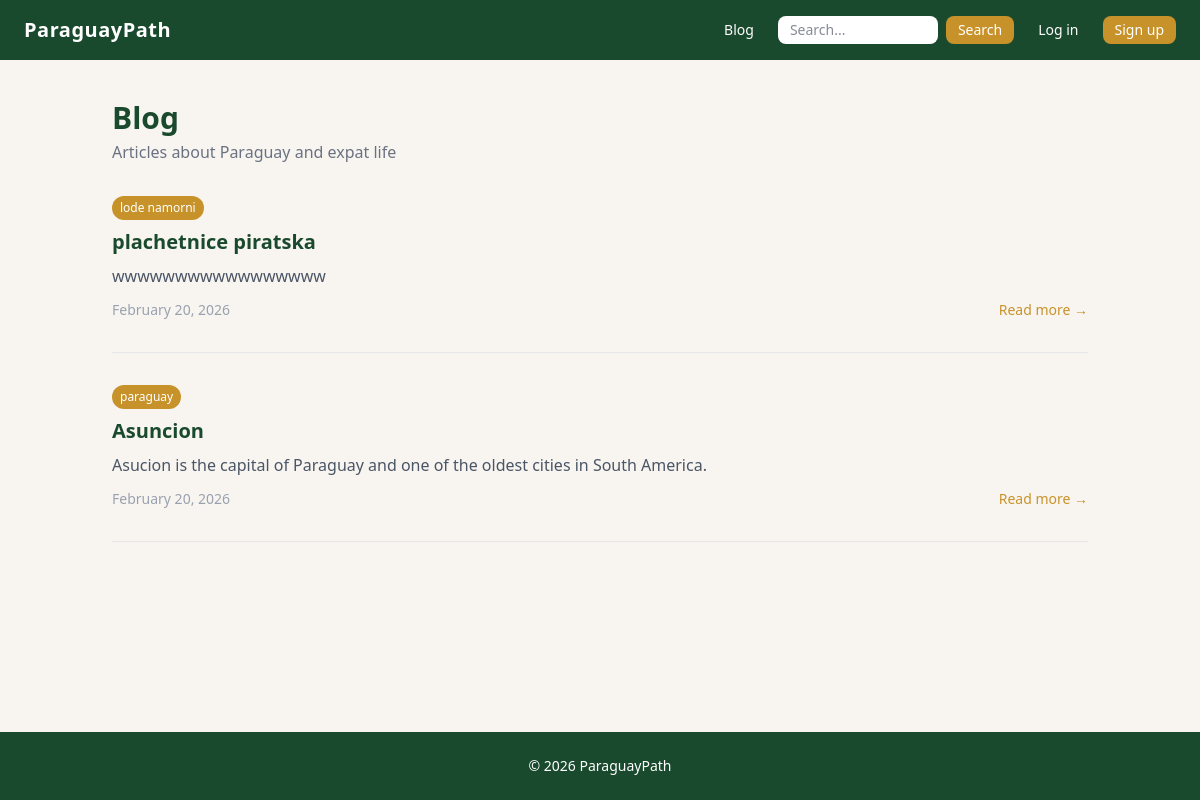
Screenshot of /blog/ with the database file from the repository.
### blog/models.py (models this page shows, shortened)
class Category(models.Model):
    name = models.CharField(max_length=100)
    slug = models.SlugField(unique=True)
    class Meta:
        verbose_name_plural = "Categories" # fix plural name in admin

class Article(models.Model):
    title = models.CharField(max_length=200)
    slug = models.SlugField(unique=True)    # unique slug (human-readable) for URL
    perex = models.TextField() # short summary of the article, shown on the homepage and category pages
    content = models.TextField()
    image = models.ImageField(upload_to='articles/', blank=True, null=True)
    published = models.DateTimeField(blank=True, null=True) # when the article was published, can be null if not published yet
    created = models.DateTimeField(auto_now_add=True)
    is_published = models.BooleanField(default=False) # if true, article is visible on the site, otherwise it's a draft
    categories = models.ManyToManyField(Category, related_name='articles') # an article can belong to multiple categories, and a category can have multiple articles
    fb_discussion_url = models.URLField(blank=True, null=True) # optional URL to Facebook discussion for the article
    class Meta:
        ordering = ['-published'] #newest article first

### blog/views.py (the view)
# urls.py: path('', views.article_list, name='article_list'),
def article_list(request):
    articles = Article.objects.filter(is_published=True)
    return render(request, 'blog/article_list.html', {'articles': articles})

### blog/templates/blog/article_list.html (shortened to what this page needs)
{% extends 'blog/base.html' %}
{% block content %}
<div class="mb-8">
    <h1 class="text-3xl font-bold text-forest">Blog</h1>
    <p class="text-gray-500 mt-1">Articles about Paraguay and expat life</p>
</div>
{% for article in articles %}
<article class="mb-8 border-b border-gray-200 pb-8">
    <div class="flex gap-2 mb-2">
        {% for category in article.categories.all %}
        <a href="{% url 'blog:category_detail' category.slug %}"
           class="text-xs bg-gold text-white px-2 py-1 rounded-full hover:opacity-80 transition-opacity">
            {{ category.name }}
        </a>
        {% endfor %}
    </div>
    <h2 class="text-xl font-bold text-forest mb-2">
        <a href="{% url 'blog:article_detail' article.slug %}"
           class="hover:text-gold transition-colors">
            {{ article.title }}
        </a>
    </h2>
    <p class="text-gray-600 mb-3">{{ article.perex }}</p>
    <div class="flex items-center justify-between text-sm text-gray-400">
        <span>{{ article.published|date:"F j, Y" }}</span>
        <a href="{% url 'blog:article_detail' article.slug %}"
           class="text-gold font-medium hover:underline">
            Read more →
        </a>
    </div>
</article>
{% empty %}
<p class="text-gray-500">No articles published yet.</p>
{% endfor %}
{% endblock %}

### blog/templates/blog/base.html (shortened to what this page needs)
{% load static %}
<!DOCTYPE html>
<html lang="en">
<head>
    <link href="{% static 'css/output.css' %}" rel="stylesheet">
</head>
<body class="bg-cream text-gray-900 min-h-screen flex flex-col">
    <nav class="bg-forest text-white px-6 py-4 flex items-center justify-between">
        <a href="{% url 'blog:article_list' %}" class="text-xl font-bold tracking-wide">
            ParaguayPath
        </a>
        <div class="flex items-center gap-6 text-sm">
            <a href="{% url 'blog:article_list' %}" class="hover:text-gold transition-colors">Blog</a>
            <form method="GET" action="{% url 'blog:search' %}" class="flex gap-2">
                <input type="text" name="q" placeholder="Search..."
                       class="bg-white text-gray-900 rounded-lg px-3 py-1 text-sm focus:outline-none w-40">
                <button type="submit"
                        class="bg-gold text-white px-3 py-1 rounded-lg hover:opacity-80 transition-opacity">
                    Search
                </button>
            </form>
            {% if user.is_authenticated %}
            <span class="text-cream text-sm">{{ user.email }}</span>
            <a href="{% url 'account_logout' %}"
            class="hover:text-gold transition-colors">Log out</a>
            {% else %}
            <a href="{% url 'account_login' %}"
            class="hover:text-gold transition-colors">Log in</a>
            <a href="{% url 'account_signup' %}"
            class="bg-gold text-white px-3 py-1 rounded-lg hover:opacity-80 transition-opacity">
                Sign up
            </a>
            {% endif %}
        </div>
    </nav>
    <main class="flex-1 max-w-5xl mx-auto w-full px-6 py-10">
        {% block content %}
        {% endblock %}
    </main>
    <footer class="bg-forest text-white text-center py-6 text-sm">
        <p>&copy; 2026 ParaguayPath</p>
    </footer>
</body>
</html>

### rows the page displays
Article: title "plachetnice piratska", perex "wwwwwwwwwwwwwwwww", published "February 20, 2026"
Category: name "lode namorni"
Article: title "Asuncion", perex "Asucion is the capital of Paraguay and one of the oldest cities in South America.", published "February 20, 2026"
Category: name "paraguay"
